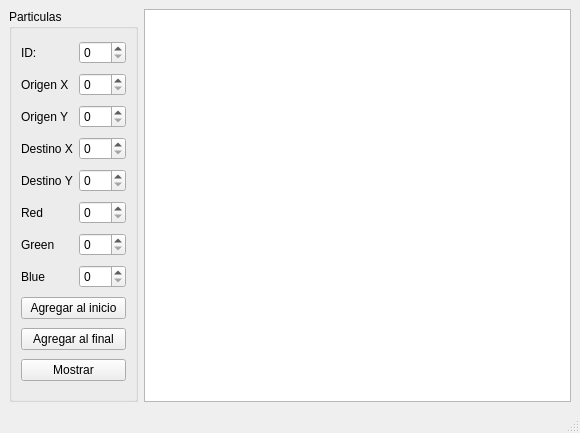
<?xml version="1.0" encoding="UTF-8"?>
<ui version="4.0">
 <class>MainWindow</class>
 <widget class="QMainWindow" name="MainWindow">
  <property name="geometry">
   <rect>
    <x>0</x>
    <y>0</y>
    <width>580</width>
    <height>433</height>
   </rect>
  </property>
  <property name="windowTitle">
   <string>MainWindow</string>
  </property>
  <widget class="QWidget" name="centralwidget">
   <layout class="QGridLayout" name="gridLayout_2">
    <item row="0" column="1">
     <widget class="QGroupBox" name="groupBox">
      <property name="title">
       <string>Particulas</string>
      </property>
      <layout class="QGridLayout" name="gridLayout">
       <item row="5" column="0">
        <widget class="QLabel" name="label_5">
         <property name="text">
          <string>Destino Y</string>
         </property>
        </widget>
       </item>
       <item row="6" column="1">
        <widget class="QSpinBox" name="Red_spinBox"/>
       </item>
       <item row="6" column="0">
        <widget class="QLabel" name="label_2">
         <property name="text">
          <string>Red</string>
         </property>
        </widget>
       </item>
       <item row="5" column="1">
        <widget class="QSpinBox" name="DestinoY_spinBox">
         <property name="maximum">
          <number>255</number>
         </property>
        </widget>
       </item>
       <item row="4" column="0">
        <widget class="QLabel" name="label_4">
         <property name="text">
          <string>Destino X</string>
         </property>
        </widget>
       </item>
       <item row="1" column="0">
        <widget class="QLabel" name="label0">
         <property name="text">
          <string>Origen X</string>
         </property>
        </widget>
       </item>
       <item row="3" column="1">
        <widget class="QSpinBox" name="OrigenY_spinBox">
         <property name="maximum">
          <number>999</number>
         </property>
        </widget>
       </item>
       <item row="10" column="0" colspan="2">
        <widget class="QPushButton" name="Agregar_final">
         <property name="text">
          <string>Agregar al final</string>
         </property>
        </widget>
       </item>
       <item row="4" column="1">
        <widget class="QSpinBox" name="DestinoX_spinBox">
         <property name="maximum">
          <number>255</number>
         </property>
        </widget>
       </item>
       <item row="8" column="0">
        <widget class="QLabel" name="label_8">
         <property name="text">
          <string>Blue</string>
         </property>
        </widget>
       </item>
       <item row="0" column="1">
        <widget class="QSpinBox" name="ID_spinBox">
         <property name="maximum">
          <number>999</number>
         </property>
        </widget>
       </item>
       <item row="0" column="0">
        <widget class="QLabel" name="label">
         <property name="text">
          <string>ID:</string>
         </property>
        </widget>
       </item>
       <item row="1" column="1">
        <widget class="QSpinBox" name="OrigenX_spinBox">
         <property name="maximum">
          <number>999</number>
         </property>
        </widget>
       </item>
       <item row="11" column="0" colspan="2">
        <widget class="QPushButton" name="Mostrar">
         <property name="text">
          <string>Mostrar</string>
         </property>
        </widget>
       </item>
       <item row="3" column="0">
        <widget class="QLabel" name="label_3">
         <property name="text">
          <string>Origen Y</string>
         </property>
        </widget>
       </item>
       <item row="7" column="1">
        <widget class="QSpinBox" name="Green_spinBox"/>
       </item>
       <item row="9" column="0" colspan="2">
        <widget class="QPushButton" name="Agregar_Inicio">
         <property name="text">
          <string>Agregar al inicio</string>
         </property>
        </widget>
       </item>
       <item row="8" column="1">
        <widget class="QSpinBox" name="Blue_spinBox"/>
       </item>
       <item row="7" column="0">
        <widget class="QLabel" name="label_7">
         <property name="text">
          <string>Green</string>
         </property>
        </widget>
       </item>
      </layout>
     </widget>
    </item>
    <item row="0" column="2">
     <widget class="QPlainTextEdit" name="Print"/>
    </item>
   </layout>
  </widget>
  <widget class="QMenuBar" name="menubar">
   <property name="geometry">
    <rect>
     <x>0</x>
     <y>0</y>
     <width>580</width>
     <height>21</height>
    </rect>
   </property>
  </widget>
  <widget class="QStatusBar" name="statusbar"/>
 </widget>
 <resources/>
 <connections/>
</ui>
